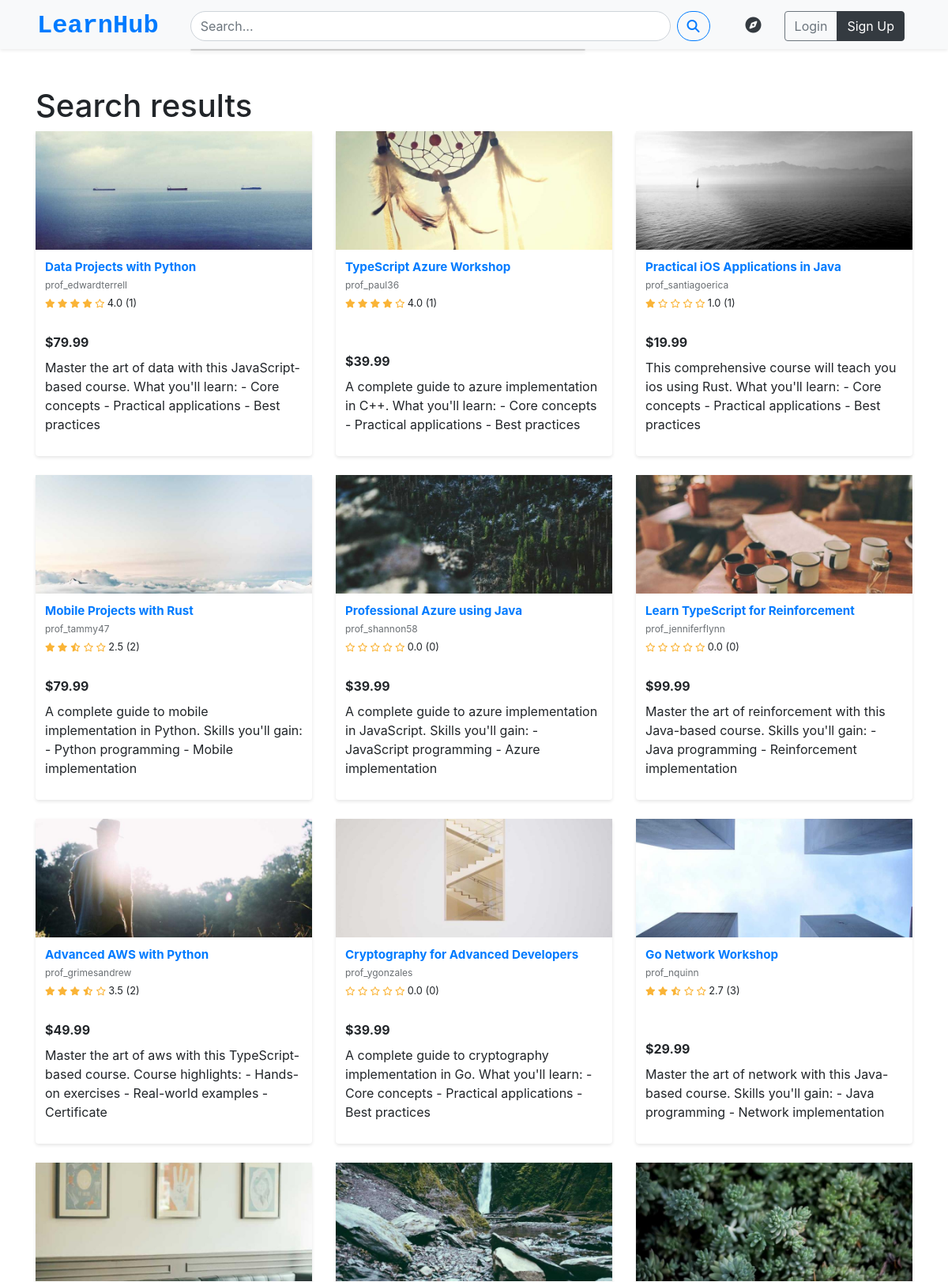
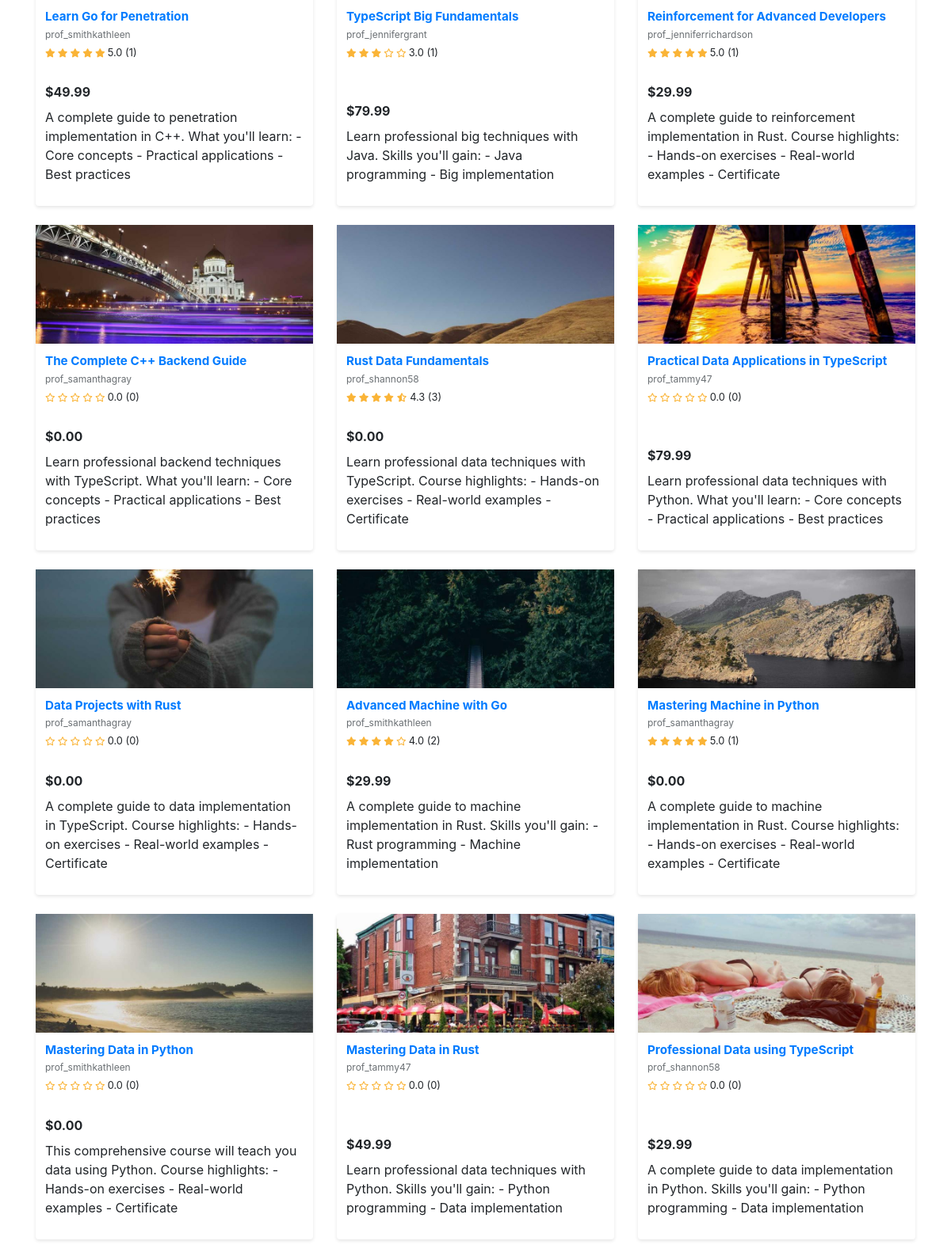
The app's page /users/search/ (upper part) with its own data (2 pictures, top to bottom).
### courses/models.py (models this page shows, shortened)
class Course(models.Model):
    title = models.CharField(max_length=200)
    description = models.TextField()
    category = models.ForeignKey(
        CourseCategory,
        on_delete=models.SET_NULL,
        null=True
    )
    tags = models.ManyToManyField(Tag, blank=True)
    instructor = models.ForeignKey(
        settings.AUTH_USER_MODEL,
        on_delete=models.CASCADE,
        related_name='taught_courses'
    )
    LEVEL_CHOICES = [
        ('BG', 'Beginner'),
        ('IM', 'Intermediate'),
        ('AD', 'Advanced'),
    ]
    price = models.DecimalField(max_digits=10, decimal_places=2)
    is_free = models.BooleanField(default=False)
    created_at = models.DateTimeField(auto_now_add=True)
    updated_at = models.DateTimeField(auto_now=True)
    is_published = models.BooleanField(default=False)
    level = models.CharField(max_length=2, choices=LEVEL_CHOICES, default='BG')
    thumbnail = models.ImageField(upload_to='course_thumbnails/')
    average_rating = models.FloatField(default=0.0)
    rating_count = models.PositiveIntegerField(default=0)

### users/models.py (models this page shows, shortened)
class CustomUser(AbstractUser):
    avatar = models.ImageField(upload_to='avatars/',default='blank_profile.png',blank=True)
    bio = models.TextField(blank=True)
    email = models.EmailField(unique=True)
    username = models.CharField(max_length=30,unique=False,blank=False)
    is_instructor = models.BooleanField(default=False)
    profile_public = models.BooleanField(default=False)
    USERNAME_FIELD = 'email'
    REQUIRED_FIELDS = ['username']
    objects = CustomUserManager()
    facebook_url = models.URLField(blank=True, null=True)
    twitter_url = models.URLField(blank=True, null=True)
    instagram_url = models.URLField(blank=True, null=True)
    linkedin_url = models.URLField(blank=True, null=True)

### users/views.py (the view)
# urls.py: path('search/', views.search_courses, name='search_courses'),
def search_courses(request):
    query = request.GET.get('q', '')
    if query:
        courses = Course.objects.filter(
            Q(title__icontains=query) |
            Q(description__icontains=query) |
            Q(tags__name__icontains=query) |
            Q(instructor__username__icontains=query) |
            Q(instructor__email__icontains=query)
        ).select_related('instructor').prefetch_related('tags').distinct()
        query_lower = query.lower()
        filtered_courses = [
            course for course in courses
            if (query_lower in course.title.lower() or
                query_lower in course.description.lower() or
                any(query_lower in tag.name.lower() for tag in course.tags.all()) or
                query_lower in course.instructor.username.lower() or
                query_lower in course.instructor.email.lower())
        ]
    else:
        filtered_courses = Course.objects.all().select_related('instructor').prefetch_related('tags')
    context = {
        'courses': filtered_courses,
        'query': query,
    }
    return render(request, 'search_results.html', context)

### courses/templatetags/course_extras.py (called while the page is built)
@register.filter
def show_stars(value):
    full_stars = int(value)
    half_star = (value - full_stars) >= 0.3
    empty_stars = 5 - full_stars - (1 if half_star else 0)
    stars = []
    stars.extend(['fas fa-star'] * full_stars)
    if half_star:
        stars.append('fas fa-star-half-alt')
    stars.extend(['far fa-star'] * empty_stars)
    return stars

### templates/search_results.html (shortened to what this page needs)
{% extends "base.html" %}
{% load static %}
{% load course_extras %}
{% block content %}
<link rel="stylesheet" href="{% static 'css/course_list.css' %}">
<div class="d-flex flex-column min-vh-100">
<div class="container flex-grow-1 my-5">
    <h1>Search results</h1>
    {% if courses %}
        <div class="row">
            {% for course in courses %}
            <div class="col-md-6 col-lg-4 mb-4">
                <div class="card course-card h-100">
                    {% if course.thumbnail %}
                    <div class="course-card-img-container">
                        <a href="{% url 'course_detail' course.id %}">
                            <img src="{{ course.thumbnail.url }}" class="course-card-img" alt="{{ course.title }}">
                        </a>
                    </div>
                    {% else %}
                    <div class="course-card-img-container">
                        <a href="{% url 'course_detail' course.id %}">
                            <img src="{% static 'images/fallback.jpg' %}" class="course-card-img" alt="Fallback Image">
                        </a>
                    </div>
                    {% endif %}
                    <div class="course-card-body">
                        <h5 class="course-title">
                            <a href="{% url 'course_detail' course.id %}">{{ course.title }}</a>
                        </h5>
                        <p class="course-instructor">{{ course.instructor.username }}</p>
                        <div class="course-rating">
                            <span class="rating-stars">
                                {% for star_class in course.average_rating|show_stars %}
                                    <i class="{{ star_class }}"></i>
                                {% endfor %}
                            </span>
                            <span>{{ course.average_rating|default:"0.0"|floatformat:1 }} ({{ course.rating_count|default:0 }})</span>
                        </div>
                        <div class="course-price d-flex justify-content-between align-items-center">
                            <div>
                                <span class="current-price">${{ course.price }}</span>
                            </div>
                        </div>
                        <p class="course-description mt-2">{{ course.description }}</p>
                    </div>
                </div>
            </div>
            {% empty %}
            <div class="col-12">
                <div class="alert alert-info">No relevant courses found</div>
            </div>
            {% endfor %}
        </div>
    {% else %}
        <div class="alert alert-info">No relevant courses found</div>
    {% endif %}
</div>
{% endblock %}

### static/css/style.css (style rules this page uses)
body { box-sizing: border-box; margin: 0; padding: 0; font-family: Helvetica, Arial, sans-serif; }

### static/css/course_list.css (style rules this page uses)
.course-card { transition: transform 0.2s; margin-bottom: 20px; height: 100%; display: flex; flex-direction: column; border: none; box-shadow: 0 2px 4px rgba(0,0,0,0.1); }
.course-card-img-container { height: 150px; overflow: hidden; }
.course-card-img { width: 100%; height: 100%; object-fit: cover; }
.course-card-body { padding: 12px; flex-grow: 1; display: flex; flex-direction: column; }
.course-title { font-size: 0.95rem; font-weight: 700; line-height: 1.3; margin-bottom: 4px; display: -webkit-box; -webkit-line-clamp: 2; -webkit-box-orient: vertical; overflow: hidden; }
.course-instructor { font-size: 0.75rem; color: #6a6f73; margin-bottom: 4px; }
.course-rating { font-size: 0.8rem; margin-bottom: 8px; }
.rating-stars { color: #fab437; font-size: 0.7rem; }
.course-price { margin-top: auto; }
.current-price { font-size: 1rem; font-weight: 700; }

### records on screen
Course: thumbnail (picture), title "Data Projects with Python", instructor.username "prof_edwardterrell", average_rating "4.0", rating_count "1", price "79.99", description "Master the art of data with this JavaScript-based course. What you'll learn: - Core concepts - Practical applications - Best practices"
Course: thumbnail (picture), title "TypeScript Azure Workshop", instructor.username "prof_paul36", average_rating "4.0", rating_count "1", price "39.99", description "A complete guide to azure implementation in C++. What you'll learn: - Core concepts - Practical applications - Best practices"
Course: thumbnail (picture), title "Practical iOS Applications in Java", instructor.username "prof_santiagoerica", average_rating "1.0", rating_count "1", price "19.99", description "This comprehensive course will teach you ios using Rust. What you'll learn: - Core concepts - Practical applications - Best practices"
Course: thumbnail (picture), title "Mobile Projects with Rust", instructor.username "prof_tammy47", average_rating "2.5", rating_count "2", price "79.99", description "A complete guide to mobile implementation in Python. Skills you'll gain: - Python programming - Mobile implementation"
Course: thumbnail (picture), title "Professional Azure using Java", instructor.username "prof_shannon58", average_rating "0.0", rating_count "0", price "39.99", description "A complete guide to azure implementation in JavaScript. Skills you'll gain: - JavaScript programming - Azure implementation"
Course: thumbnail (picture), title "Learn TypeScript for Reinforcement", instructor.username "prof_jenniferflynn", average_rating "0.0", rating_count "0", price "99.99", description "Master the art of reinforcement with this Java-based course. Skills you'll gain: - Java programming - Reinforcement implementation"
Course: thumbnail (picture), title "Advanced AWS with Python", instructor.username "prof_grimesandrew", average_rating "3.5", rating_count "2", price "49.99", description "Master the art of aws with this TypeScript-based course. Course highlights: - Hands-on exercises - Real-world examples - Certificate"
Course: thumbnail (picture), title "Cryptography for Advanced Developers", instructor.username "prof_ygonzales", average_rating "0.0", rating_count "0", price "39.99", description "A complete guide to cryptography implementation in Go. What you'll learn: - Core concepts - Practical applications - Best practices"
Course: thumbnail (picture), title "Go Network Workshop", instructor.username "prof_nquinn", average_rating "2.7", rating_count "3", price "29.99", description "Master the art of network with this Java-based course. Skills you'll gain: - Java programming - Network implementation"
Course: thumbnail (picture), title "Learn Go for Penetration", instructor.username "prof_smithkathleen", average_rating "5.0", rating_count "1", price "49.99", description "A complete guide to penetration implementation in C++. What you'll learn: - Core concepts - Practical applications - Best practices"
Course: thumbnail (picture), title "TypeScript Big Fundamentals", instructor.username "prof_jennifergrant", average_rating "3.0", rating_count "1", price "79.99", description "Learn professional big techniques with Java. Skills you'll gain: - Java programming - Big implementation"
Course: thumbnail (picture), title "Reinforcement for Advanced Developers", instructor.username "prof_jenniferrichardson", average_rating "5.0", rating_count "1", price "29.99", description "A complete guide to reinforcement implementation in Rust. Course highlights: - Hands-on exercises - Real-world examples - Certificate"
Course: thumbnail (picture), title "The Complete C++ Backend Guide", instructor.username "prof_samanthagray", average_rating "0.0", rating_count "0", price "0.00", description "Learn professional backend techniques with TypeScript. What you'll learn: - Core concepts - Practical applications - Best practices"
Course: thumbnail (picture), title "Rust Data Fundamentals", instructor.username "prof_shannon58", average_rating "4.3", rating_count "3", price "0.00", description "Learn professional data techniques with TypeScript. Course highlights: - Hands-on exercises - Real-world examples - Certificate"
Course: thumbnail (picture), title "Practical Data Applications in TypeScript", instructor.username "prof_tammy47", average_rating "0.0", rating_count "0", price "79.99", description "Learn professional data techniques with Python. What you'll learn: - Core concepts - Practical applications - Best practices"
Course: thumbnail (picture), title "Data Projects with Rust", instructor.username "prof_samanthagray", average_rating "0.0", rating_count "0", price "0.00", description "A complete guide to data implementation in TypeScript. Course highlights: - Hands-on exercises - Real-world examples - Certificate"
Course: thumbnail (picture), title "Advanced Machine with Go", instructor.username "prof_smithkathleen", average_rating "4.0", rating_count "2", price "29.99", description "A complete guide to machine implementation in Rust. Skills you'll gain: - Rust programming - Machine implementation"
Course: thumbnail (picture), title "Mastering Machine in Python", instructor.username "prof_samanthagray", average_rating "5.0", rating_count "1", price "0.00", description "A complete guide to machine implementation in Rust. Course highlights: - Hands-on exercises - Real-world examples - Certificate"
Course: thumbnail (picture), title "Mastering Data in Python", instructor.username "prof_smithkathleen", average_rating "0.0", rating_count "0", price "0.00", description "This comprehensive course will teach you data using Python. Course highlights: - Hands-on exercises - Real-world examples - Certificate"
Course: thumbnail (picture), title "Mastering Data in Rust", instructor.username "prof_tammy47", average_rating "0.0", rating_count "0", price "49.99", description "Learn professional data techniques with Python. Skills you'll gain: - Python programming - Data implementation"
Course: thumbnail (picture), title "Professional Data using TypeScript", instructor.username "prof_shannon58", average_rating "0.0", rating_count "0", price "29.99", description "A complete guide to data implementation in Python. Skills you'll gain: - Python programming - Data implementation"
